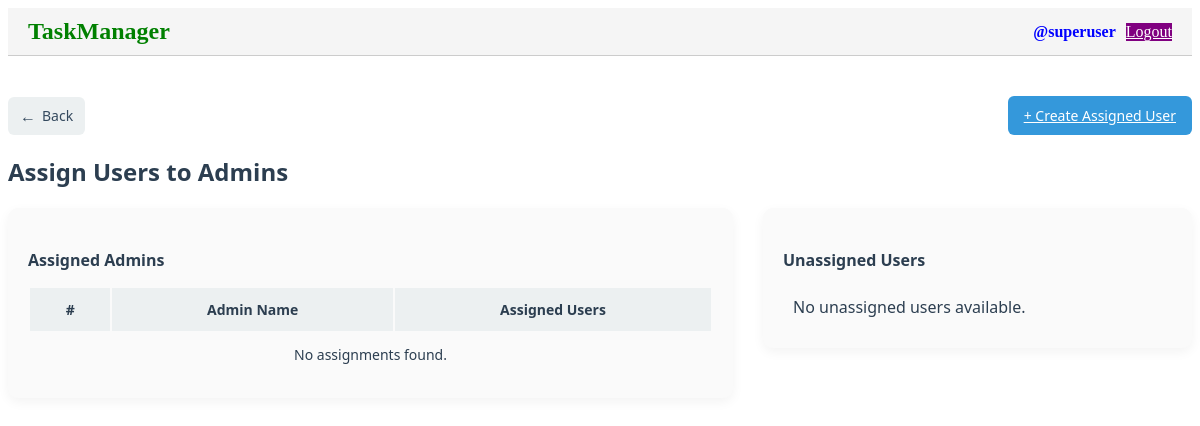
Page /assign-user/ (signed in) on the earlier database version.
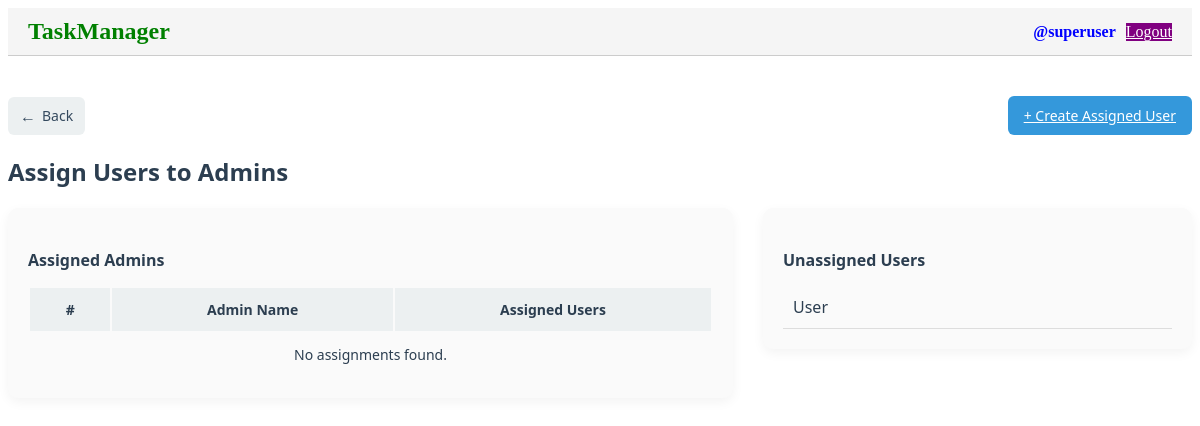
Same page on the later database version.
### taskmanager/models.py (models this page shows, shortened)
class CustomUser(AbstractBaseUser,PermissionsMixin):
    id = models.UUIDField(primary_key=True, default=uuid.uuid4, editable=False)
    username = models.CharField(max_length=30, unique=True, null=False, blank=False)
    password = models.CharField(max_length=30, null=False)
    role = models.CharField(max_length=30, choices=Role.choices, default=Role.USER)
    is_active = models.BooleanField(default=True)
    is_staff = models.BooleanField(default=False)
    is_superuser=models.BooleanField(default=False)
    USERNAME_FIELD = 'username'
    REQUIRED_FIELDS = []
    objects = CustomUserManager()

### taskmanager/views/usermanage_view.py (the view, shortened to what this page needs)
# urls.py: path('assign-user/', assign_user, name='assign_user'),
@login_required
def assign_user(request):
    assigned_admins_data = (
        AssignedUser.objects.values('admin')
        .annotate(count=Count('user'))
    )
    assigned_admins = []
    assigned_user_ids = AssignedUser.objects.values_list('user_id', flat=True)
    unassigned_users = CustomUser.objects.filter(role=Role.USER).exclude(id__in=assigned_user_ids)
    return render(request, "assign_user.html", {
        "assigned_admins": assigned_admins,
        "unassigned_users": unassigned_users
    })

### taskmanager/templates/assign_user.html
{% extends "base.html" %}
{% block content %}
<div id="assignUserSection" class="list-section" style="display: block; margin-top: 40px; font-family: 'Segoe UI', sans-serif; color: #2c3e50;">
  <div style="display: flex; justify-content: space-between; align-items: center; margin-bottom: 20px;">
    <a href="{% url 'admin_panel' %}" class="mui-btn mui-btn--raised"
       style="display: flex; align-items: center; background-color: #ecf0f1; padding: 8px 12px; border-radius: 6px; font-size: 14px; color: #34495e; text-decoration: none;">
      <span style="font-size: 16px; margin-right: 6px;">←</span> Back
    </a>
    <a href="{% url 'assign_user_create' %}" class="mui-btn mui-btn--raised"
       style="background-color: #3498db; color: white; padding: 10px 16px; border-radius: 6px; font-size: 14px;">
      + Create Assigned User
    </a>
  </div>
  <h2 style="margin-bottom: 20px;">Assign Users to Admins</h2>
  <div style="display: flex; gap: 30px; flex-wrap: wrap;">
    <div style="flex: 1 1 60%; min-width: 300px;">
      <div style="background: #fafafa; padding: 20px; border-radius: 10px; box-shadow: 0 4px 12px rgba(0, 0, 0, 0.05);">
        <h4 style="margin-bottom: 15px;">Assigned Admins</h4>
        <table class="mui-table mui-table--bordered" style="width: 100%; font-size: 14px;">
          <thead style="background-color: #ecf0f1;">
            <tr>
              <th style="padding: 12px;">#</th>
              <th style="padding: 12px;">Admin Name</th>
              <th style="padding: 12px;">Assigned Users</th>
            </tr>
          </thead>
          <tbody>
            {% if assigned_admins %}
              {% for item in assigned_admins %}
              <tr>
                <td style="padding: 12px;">{{ forloop.counter }}</td>
                <td style="padding: 12px;">{{ item.admin.username }}</td>
                <td style="padding: 12px;">{{ item.count }}</td>
                <td style="padding: 12px;">
    <a href="{% url 'assign_user_detail' item.admin.id %}" class="mui-btn mui-btn--small mui-btn--primary">
      View
    </a>
  </td>
              </tr>
              {% endfor %}
            {% else %}
              <tr>
                <td colspan="3" style="text-align: center; padding: 12px;">No assignments found.</td>
              </tr>
            {% endif %}
          </tbody>
        </table>
      </div>
    </div>
    <div style="flex: 1 1 35%; min-width: 200px;">
      <div style="background: #fafafa; padding: 20px; border-radius: 10px; box-shadow: 0 4px 12px rgba(0, 0, 0, 0.05); max-height: 400px; overflow-y: auto;">
        <h4 style="margin-bottom: 15px;">Unassigned Users</h4>
        <ul style="list-style: none; padding-left: 0; margin: 0;">
          {% if unassigned_users %}
            {% for user in unassigned_users %}
              <li style="padding: 10px; border-bottom: 1px solid #ddd; cursor: pointer;">
                {{ user.username }}
              </li>
            {% endfor %}
          {% else %}
            <li style="padding: 10px;">No unassigned users available.</li>
          {% endif %}
        </ul>
      </div>
    </div>
  </div>
</div>
{% endblock %}

### taskmanager/templates/base.html (shortened to what this page needs)
{% load static %}
<!DOCTYPE html>
<html lang="en">
<head>
    <link href="{% static 'css/login.css' %}" rel="stylesheet">
    <link href="https://cdn.muicss.com/mui-0.10.3/css/mui.min.css" rel="stylesheet">
</head>
<body>
    <div style="display: flex; justify-content: space-between; align-items: center; padding: 10px 20px; background: #f5f5f5; border-bottom: 1px solid #ccc;">
        <h2 style="color: green; margin: 0;">TaskManager</h2>
        {% if request.user.is_authenticated %}
        <div style="display: flex; align-items: center; gap: 10px;">
            <span style="font-weight: bold;color: blue;">@{{ request.user.username }}</span>
            <a href="{% url 'logout' %}" class="mui-btn mui-btn--raised" style="background-color: purple; color: white;">
                Logout
            </a>
        </div>
        {% endif %}
    </div>
    {% block content %}{% endblock %}
</body>
</html>

Differences in the rows shown:
added CustomUser: username "User"
Other differences:
text no longer shown: "No unassigned users available."
